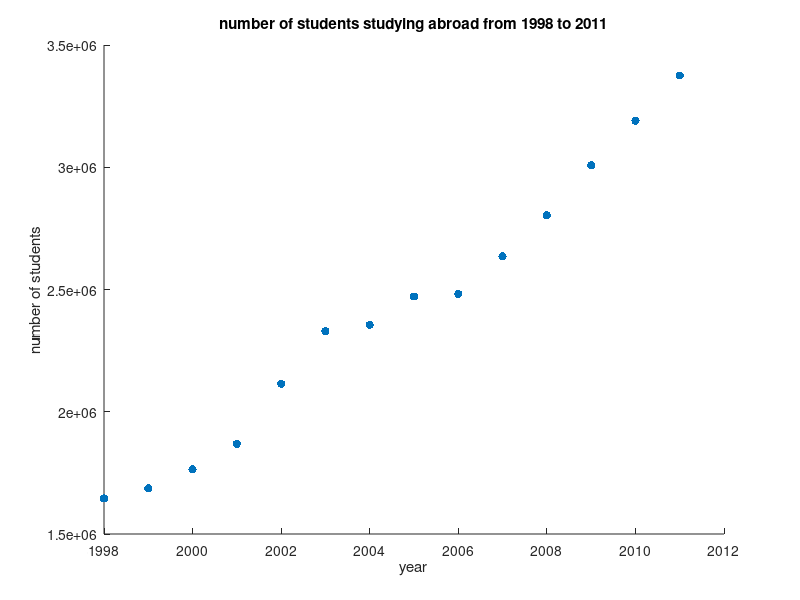
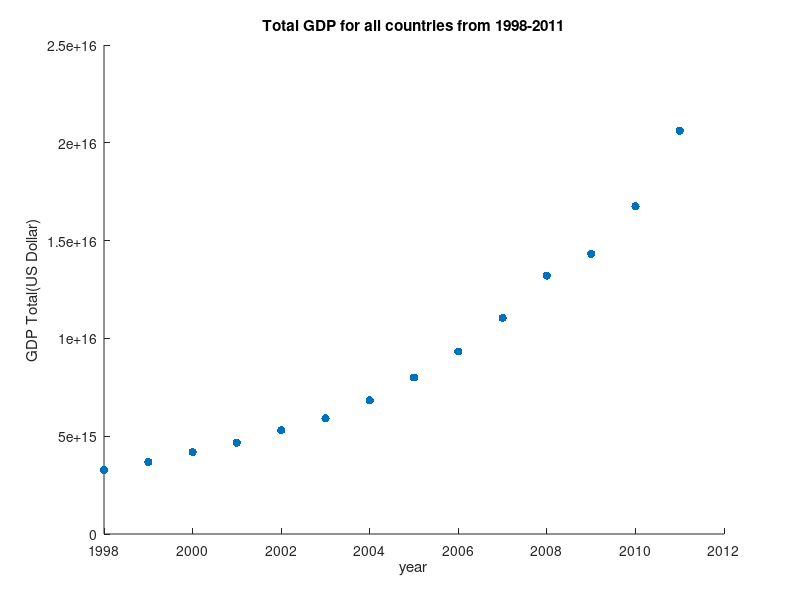

Recreate these plots in MATLAB, in order. (Note: this script raises an error after producing the figures.)
%% Linear Regression (Student studying abroad from 1998-2011)

close all;
clear all;

x = [1998:2011];
y = rot90([1645359
1686538
1764017
1868669
2114456
2329798
2355480
2471403
2481974
2635203
2803108
3007778
3190179
3375183]);

%y = fliplr(A);

figure;
scatter(x,y,'filled');
xlabel('year');
ylabel('number of students');
title('number of students studying abroad from 1998 to 2011')

%lsline(ax);

p = polyfit(x,y,1);

%% Linear regression (Total GDP from 1998-2011)

close all;
clear all;

x = [1998:2011];
y = rot90([3.26e+15
3.6832e+15
4.19e+15
4.67e+15
5.303e+15
5.9164e+15
6.83e+15
8.00e+15
9.3286e+15
1.1045e+16
1.3213e+16
1.4323e+16
1.6757e+16
2.06211e+16]);

%y = fliplr(A);

figure;
scatter(x,y,'filled');
xlabel('year');
ylabel('GDP Total(US Dollar)');
title('Total GDP for all countries from 1998-2011')

%lsline(ax);

p = polyfit(x,y,1);


%% Draw circles (1998)
close all;
clear all;

Africa = 198739;
Asia = 653155;
Australia = 15260;
Europe = 607018;
North_America = 106115;
South_America = 57069;

Total = Africa + Asia + Australia + Europe + North_America + South_America;

Africa_perc = Africa*100/Total;
Asia_perc = Asia*100/Total;
Australia_perc = Australia*100/Total;
Europe_perc = Europe*100/Total;
North_America_perc = North_America*100/Total;
South_America_perc = South_America*100/Total;

filledCircle([30,50],South_America_perc,1000,'y');
text(25,55,'South America=3.48%','Color','black','FontSize',14);
hold on;

filledCircle([70,100],Europe_perc,1000,'r');
text(45,100,'Europe=37.07%','Color','black','FontSize',14);
hold on;

filledCircle([125,100],Asia_perc,1000,'g');
text(112,100,'Asia=39.89%','Color','black','FontSize',14);
hold on;

filledCircle([25,100],North_America_perc,1000,'c');
text(20,90,'North America=6.48%','Color','black','FontSize',14);
hold on;

filledCircle([75,50],Africa_perc,1000,'m');
text(70,50,'Africa=12.13%','Color','black','FontSize',14);
hold on;

filledCircle([125,45],Australia_perc,1000,'b');
text(115,48,'Australia=0.93%','Color','black','FontSize',14);
hold on;

axis equal;


%% Draw circles (2002)

close all;
clear all;

Africa = 276274;
Asia = 882271;
Australia = 18032;
Europe = 702359;
North_America = 145550;
South_America = 79677;

Total = Africa + Asia + Australia + Europe + North_America + South_America;

Africa_perc = Africa*100/Total;
Asia_perc = Asia*100/Total;
Australia_perc = Australia*100/Total;
Europe_perc = Europe*100/Total;
North_America_perc = North_America*100/Total;
South_America_perc = South_America*100/Total;

filledCircle([30,50],South_America_perc,1000,'y');
text(25,55,'South America=3.79%','Color','black','FontSize',14);
hold on;

filledCircle([70,100],Europe_perc,1000,'r');
text(45,100,'Europe=33.38%','Color','black','FontSize',14);
hold on;

filledCircle([125,100],Asia_perc,1000,'g');
text(112,100,'Asia=41.93%','Color','black','FontSize',14);
hold on;

filledCircle([25,100],North_America_perc,1000,'c');
text(20,90,'North America=6.92%','Color','black','FontSize',14);
hold on;

filledCircle([75,50],Africa_perc,1000,'m');
text(70,50,'Africa=13.13%','Color','black','FontSize',14);
hold on;

filledCircle([125,45],Australia_perc,1000,'b');
text(115,48,'Australia=0.86%','Color','black','FontSize',14);
hold on;

axis equal;


%% Draw Circle (2007)

close all;
clear all;

Africa = 327756;
Asia = 1264919;
Australia = 23292;
Europe = 734020;
North_America = 172595;
South_America = 101633;

Total = Africa + Asia + Australia + Europe + North_America + South_America;

Africa_perc = Africa*100/Total;
Asia_perc = Asia*100/Total;
Australia_perc = Australia*100/Total;
Europe_perc = Europe*100/Total;
North_America_perc = North_America*100/Total;
South_America_perc = South_America*100/Total;

filledCircle([30,50],South_America_perc,1000,'y');
text(25,55,'South America=3.87%','Color','black','FontSize',14);
hold on;

filledCircle([70,100],Europe_perc,1000,'r');
text(45,100,'Europe=27.97%','Color','black','FontSize',14);
hold on;

filledCircle([125,100],Asia_perc,1000,'g');
text(112,100,'Asia=48.20%','Color','black','FontSize',14);
hold on;

filledCircle([25,100],North_America_perc,1000,'c');
text(20,90,'North America=6.58%','Color','black','FontSize',14);
hold on;

filledCircle([75,50],Africa_perc,1000,'m');
text(70,50,'Africa=12.49%','Color','black','FontSize',14);
hold on;

filledCircle([125,45],Australia_perc,1000,'b');
text(115,48,'Australia=0.89%','Color','black','FontSize',14);
hold on;

axis equal;


%% Draw Circle (2011)

close all;
clear all;

Africa = 394746;
Asia = 1715584;
Australia = 27108;
Europe = 917712;
North_America = 178473;
South_America = 129414;

Total = Africa + Asia + Australia + Europe + North_America + South_America;

Africa_perc = Africa*100/Total;
Asia_perc = Asia*100/Total;
Australia_perc = Australia*100/Total;
Europe_perc = Europe*100/Total;
North_America_perc = North_America*100/Total;
South_America_perc = South_America*100/Total;

filledCircle([30,50],South_America_perc,1000,'y');
text(25,55,'South America=3.85%','Color','black','FontSize',14);
hold on;

filledCircle([70,100],Europe_perc,1000,'r');
text(45,100,'Europe=27.29%','Color','black','FontSize',14);
hold on;

filledCircle([125,100],Asia_perc,1000,'g');
text(112,100,'Asia=51.01%','Color','black','FontSize',14);
hold on;

filledCircle([25,100],North_America_perc,1000,'c');
text(20,90,'North America=5.31%','Color','black','FontSize',14);
hold on;

filledCircle([75,50],Africa_perc,1000,'m');
text(70,50,'Africa=11.74%','Color','black','FontSize',14);
hold on;

filledCircle([125,45],Australia_perc,1000,'b');
text(115,48,'Australia=0.81%','Color','black','FontSize',14);
hold on;

axis equal;


%% GDP Trend

close all;
clear all;

year = 1998:2011;

Asia_GDP= [7.09 7.93 8.54 8.04 8.20 9.04 10.16 11 11.96 13.53 15.68 16.14 18.73 21.68]*10^12;
Europe_GDP = [1.06 1.05 0.986 0.996 1.09 1.33 1.55 1.65 1.78 2.08 2.28 2.01 2.05 2.26]*10^13;
SA_GDP = [1.62 1.31 1.39 1.28 1.00 1.08 1.31 1.68 2.04 2.52 3.05 3.49 3.81 4.29]*10^12;
NA_GDP = [1.03 1.10 1.18 1.22 1.26 1.33 1.43 1.54 1.64 1.73 1.77 1.70 1.80 1.89]*10^13;
Africa_GDP = [5.72 5.75 5.99 5.80 5.96 7.14 8.74 10.34 11.86 13.74 16.30 15.21 18.02 19.90]*10^11;
Australia_GDP = [4.49 4.88 4.65 4.46 4.99 6.45 7.84 8.81 9.35 11.28 11.94 12.37 14.42 17.08]*10^11;

yy = 1998:0.1:2011;

aa = spline(year,Asia_GDP,yy);
bb = spline(year,Europe_GDP,yy);
cc = spline(year,SA_GDP,yy);
dd = spline(year,NA_GDP,yy);
ee = spline(year,Africa_GDP,yy);
ff = spline(year,Australia_GDP,yy);


figure;
plot(year,Asia_GDP,'o',yy,aa,'g');
hold on;

plot(year,Europe_GDP,'o',yy,bb,'r');
hold on;

plot(year,SA_GDP,'o',yy,cc,'k');
hold on;

plot(year,NA_GDP,'o',yy,dd,'c');
hold on;

plot(year,Africa_GDP,'o',yy,ee,'m');
hold on;

plot(year,Australia_GDP,'o',yy,ff,'b');

text(2008,2.35e+13,'Europe','color','red','FontSize',12);
text(2008,1.83e+13,'North America','color','cyan','FontSize',12);
text(2008,1.48e+13,'Asia','color','green','FontSize',12);
text(2007,0.38e+13,'South America','color','black','FontSize',12);
text(2008,0.2e+13,'Africa','color','magenta','FontSize',12);
text(2011,0.1e+13,'Australia','color','blue','FontSize',12);

title('GDP of various continents from 1998-2011');
xlabel('year');
ylabel('GDP');

hold off;




